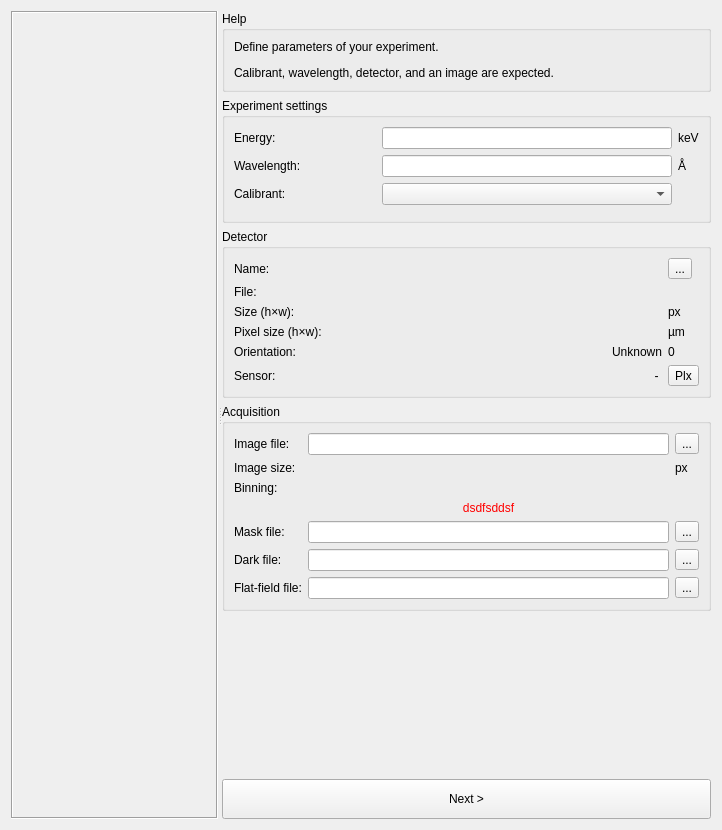
<?xml version="1.0" encoding="UTF-8"?>
<ui version="4.0">
 <class>Form</class>
 <widget class="QWidget" name="Form">
  <property name="geometry">
   <rect>
    <x>0</x>
    <y>0</y>
    <width>722</width>
    <height>830</height>
   </rect>
  </property>
  <property name="windowTitle">
   <string>Experiment settings</string>
  </property>
  <layout class="QHBoxLayout" name="horizontalLayout">
   <item>
    <widget class="QSplitter" name="splitter">
     <property name="orientation">
      <enum>Qt::Horizontal</enum>
     </property>
     <widget class="QFrame" name="_imageHolder">
      <property name="frameShape">
       <enum>QFrame::Box</enum>
      </property>
      <property name="frameShadow">
       <enum>QFrame::Sunken</enum>
      </property>
      <property name="lineWidth">
       <number>1</number>
      </property>
     </widget>
     <widget class="QWidget" name="widget" native="true">
      <layout class="QVBoxLayout" name="verticalLayout_3">
       <property name="leftMargin">
        <number>0</number>
       </property>
       <property name="topMargin">
        <number>0</number>
       </property>
       <property name="rightMargin">
        <number>0</number>
       </property>
       <property name="bottomMargin">
        <number>0</number>
       </property>
       <item>
        <widget class="QGroupBox" name="groupBox_8">
         <property name="sizePolicy">
          <sizepolicy hsizetype="Preferred" vsizetype="Fixed">
           <horstretch>0</horstretch>
           <verstretch>0</verstretch>
          </sizepolicy>
         </property>
         <property name="title">
          <string>Help</string>
         </property>
         <layout class="QVBoxLayout" name="verticalLayout_12">
          <item>
           <widget class="QLabel" name="label_40">
            <property name="text">
             <string>&lt;html&gt;&lt;head/&gt;&lt;body&gt;&lt;p&gt;Define parameters of your experiment.&lt;/p&gt;&lt;p&gt;Calibrant, wavelength, detector, and an image are expected.&lt;/p&gt;&lt;/body&gt;&lt;/html&gt;</string>
            </property>
            <property name="wordWrap">
             <bool>true</bool>
            </property>
           </widget>
          </item>
         </layout>
        </widget>
       </item>
       <item>
        <widget class="QGroupBox" name="groupBox">
         <property name="title">
          <string>Experiment settings</string>
         </property>
         <layout class="QGridLayout" name="gridLayout_2">
          <item row="5" column="0">
           <widget class="QLabel" name="label_6">
            <property name="text">
             <string>Calibrant:</string>
            </property>
           </widget>
          </item>
          <item row="1" column="3">
           <widget class="QLabel" name="_wavelengthUnit">
            <property name="sizePolicy">
             <sizepolicy hsizetype="Fixed" vsizetype="Preferred">
              <horstretch>0</horstretch>
              <verstretch>0</verstretch>
             </sizepolicy>
            </property>
            <property name="text">
             <string>Å</string>
            </property>
           </widget>
          </item>
          <item row="1" column="0">
           <widget class="QLabel" name="label_3">
            <property name="text">
             <string>Wavelength:</string>
            </property>
            <property name="buddy">
             <cstring>_wavelength</cstring>
            </property>
           </widget>
          </item>
          <item row="1" column="1" colspan="2">
           <widget class="QuantityEdit" name="_wavelength">
            <property name="text">
             <string/>
            </property>
            <property name="alignment">
             <set>Qt::AlignRight|Qt::AlignTrailing|Qt::AlignVCenter</set>
            </property>
           </widget>
          </item>
          <item row="0" column="3">
           <widget class="QLabel" name="_energyUnit">
            <property name="sizePolicy">
             <sizepolicy hsizetype="Fixed" vsizetype="Preferred">
              <horstretch>0</horstretch>
              <verstretch>0</verstretch>
             </sizepolicy>
            </property>
            <property name="text">
             <string>keV</string>
            </property>
           </widget>
          </item>
          <item row="5" column="1" colspan="2">
           <widget class="CalibrantSelector2" name="_calibrant"/>
          </item>
          <item row="0" column="1" colspan="2">
           <widget class="QuantityEdit" name="_energy">
            <property name="text">
             <string/>
            </property>
            <property name="alignment">
             <set>Qt::AlignRight|Qt::AlignTrailing|Qt::AlignVCenter</set>
            </property>
           </widget>
          </item>
          <item row="0" column="0">
           <widget class="QLabel" name="label_7">
            <property name="text">
             <string>Energy:</string>
            </property>
            <property name="buddy">
             <cstring>_energy</cstring>
            </property>
           </widget>
          </item>
          <item row="6" column="1" colspan="2">
           <widget class="CalibrantPreview" name="_calibrantPreview" native="true"/>
          </item>
         </layout>
         <zorder>_energy</zorder>
         <zorder>label_3</zorder>
         <zorder>_wavelengthUnit</zorder>
         <zorder>_energyUnit</zorder>
         <zorder>_wavelength</zorder>
         <zorder>label_7</zorder>
         <zorder>label_6</zorder>
         <zorder>_calibrant</zorder>
         <zorder>_calibrantPreview</zorder>
        </widget>
       </item>
       <item>
        <widget class="QGroupBox" name="groupBox_3">
         <property name="title">
          <string>Detector</string>
         </property>
         <layout class="QGridLayout" name="gridLayout_3" columnstretch="0,1,0">
          <item row="0" column="0">
           <widget class="QLabel" name="label_9">
            <property name="text">
             <string>Name:</string>
            </property>
           </widget>
          </item>
          <item row="0" column="1">
           <widget class="DetectorLabel" name="_detectorLabel">
            <property name="text">
             <string/>
            </property>
            <property name="alignment">
             <set>Qt::AlignCenter</set>
            </property>
            <property name="textInteractionFlags">
             <set>Qt::LinksAccessibleByMouse|Qt::TextSelectableByMouse</set>
            </property>
           </widget>
          </item>
          <item row="0" column="2">
           <widget class="QToolButton" name="_customDetector">
            <property name="text">
             <string>...</string>
            </property>
           </widget>
          </item>
          <item row="1" column="0">
           <widget class="QLabel" name="_detectorFileDescriptionTitle">
            <property name="toolTip">
             <string>File describing this detector</string>
            </property>
            <property name="text">
             <string>File:</string>
            </property>
            <property name="buddy">
             <cstring>_image</cstring>
            </property>
           </widget>
          </item>
          <item row="1" column="1">
           <widget class="ElidedLabel" name="_detectorFileDescription">
            <property name="text">
             <string/>
            </property>
           </widget>
          </item>
          <item row="2" column="0">
           <widget class="QLabel" name="_detectorSizeLabel">
            <property name="toolTip">
             <string>Detector size without binning</string>
            </property>
            <property name="text">
             <string>Size (h×w):</string>
            </property>
           </widget>
          </item>
          <item row="2" column="1">
           <widget class="QLabel" name="_detectorSize">
            <property name="text">
             <string/>
            </property>
            <property name="alignment">
             <set>Qt::AlignRight|Qt::AlignTrailing|Qt::AlignVCenter</set>
            </property>
           </widget>
          </item>
          <item row="2" column="2">
           <widget class="QLabel" name="_detectorSizeUnit">
            <property name="text">
             <string>px</string>
            </property>
           </widget>
          </item>
          <item row="3" column="0">
           <widget class="QLabel" name="_detectorPixelSizeLabel">
            <property name="toolTip">
             <string>Detector pixel size without binning</string>
            </property>
            <property name="text">
             <string>Pixel size (h×w):</string>
            </property>
           </widget>
          </item>
          <item row="3" column="1">
           <widget class="QLabel" name="_detectorPixelSize">
            <property name="text">
             <string/>
            </property>
            <property name="alignment">
             <set>Qt::AlignRight|Qt::AlignTrailing|Qt::AlignVCenter</set>
            </property>
           </widget>
          </item>
          <item row="3" column="2">
           <widget class="QLabel" name="_detectorPixelSizeUnit">
            <property name="text">
             <string>µm</string>
            </property>
           </widget>
          </item>
          <item row="4" column="0">
           <widget class="QLabel" name="_detectorOrientationLabel">
            <property name="toolTip">
             <string>Detector orientation</string>
            </property>
            <property name="text">
             <string>Orientation:</string>
            </property>
           </widget>
          </item>
          <item row="4" column="1">
           <widget class="QLabel" name="_detectorOrientationName">
            <property name="text">
             <string>Unknown</string>
            </property>
            <property name="alignment">
             <set>Qt::AlignRight|Qt::AlignTrailing|Qt::AlignVCenter</set>
            </property>
           </widget>
          </item>
          <item row="4" column="2">
           <widget class="QLabel" name="_detectorOrientationValue">
            <property name="text">
             <string>0</string>
            </property>
           </widget>
          </item>
          <item row="5" column="0">
           <widget class="QLabel" name="_detectorSensorLabel">
            <property name="toolTip">
             <string>Sensor material</string>
            </property>
            <property name="text">
             <string>Sensor:</string>
            </property>
           </widget>
          </item>
          <item row="5" column="1">
           <widget class="QLabel" name="_detectorSensorName">
            <property name="toolTip">
             <string>Sensor material &amp; thickness</string>
            </property>
            <property name="text">
             <string> - </string>
            </property>
            <property name="alignment">
             <set>Qt::AlignRight|Qt::AlignTrailing|Qt::AlignVCenter</set>
            </property>
           </widget>
          </item>
          <item row="5" column="2">
           <widget class="QToolButton" name="_detectorParallax">
            <property name="sizePolicy">
             <sizepolicy hsizetype="Fixed" vsizetype="Fixed">
              <horstretch>0</horstretch>
              <verstretch>0</verstretch>
             </sizepolicy>
            </property>
            <property name="toolTip">
             <string>&lt;html&gt;&lt;head/&gt;&lt;body&gt;&lt;p&gt;Correct geometry for parrallax effect (much slower).&lt;/p&gt;&lt;/body&gt;&lt;/html&gt;</string>
            </property>
            <property name="text">
             <string>Plx</string>
            </property>
            <property name="checkable">
             <bool>true</bool>
            </property>
           </widget>
          </item>
         </layout>
        </widget>
       </item>
       <item>
        <widget class="QGroupBox" name="groupBox_2">
         <property name="title">
          <string>Acquisition</string>
         </property>
         <layout class="QGridLayout" name="gridLayout" columnstretch="0,0,0">
          <item row="3" column="1">
           <widget class="QLabel" name="_error">
            <property name="styleSheet">
             <string notr="true">QLabel {color:red}</string>
            </property>
            <property name="text">
             <string>dsdfsddsf</string>
            </property>
            <property name="alignment">
             <set>Qt::AlignCenter</set>
            </property>
           </widget>
          </item>
          <item row="0" column="2">
           <widget class="LoadImageToolButton" name="_imageLoader">
            <property name="toolTip">
             <string>Load an image to calibrate</string>
            </property>
            <property name="text">
             <string>...</string>
            </property>
           </widget>
          </item>
          <item row="0" column="0">
           <widget class="QLabel" name="label_2">
            <property name="text">
             <string>Image file:</string>
            </property>
            <property name="buddy">
             <cstring>_image</cstring>
            </property>
           </widget>
          </item>
          <item row="4" column="1">
           <widget class="FileEdit" name="_mask">
            <property name="text">
             <string/>
            </property>
           </widget>
          </item>
          <item row="1" column="2">
           <widget class="QLabel" name="_imageSizeUnit">
            <property name="text">
             <string>px</string>
            </property>
           </widget>
          </item>
          <item row="4" column="0">
           <widget class="QLabel" name="label_78">
            <property name="text">
             <string>Mask file:</string>
            </property>
           </widget>
          </item>
          <item row="4" column="2">
           <widget class="LoadImageToolButton" name="_maskLoader">
            <property name="toolTip">
             <string>Load a mask file</string>
            </property>
            <property name="text">
             <string>...</string>
            </property>
           </widget>
          </item>
          <item row="5" column="0">
           <widget class="QLabel" name="label_79">
            <property name="text">
             <string>Dark file:</string>
            </property>
           </widget>
          </item>
          <item row="5" column="1">
           <widget class="FileEdit" name="_dark">
            <property name="text">
             <string/>
            </property>
           </widget>
          </item>
          <item row="5" column="2">
           <widget class="LoadImageToolButton" name="_darkLoader">
            <property name="toolTip">
             <string>Load a dark current file</string>
            </property>
            <property name="text">
             <string>...</string>
            </property>
           </widget>
          </item>
          <item row="6" column="0">
           <widget class="QLabel" name="label_80">
            <property name="text">
             <string>Flat-field file:</string>
            </property>
           </widget>
          </item>
          <item row="6" column="1">
           <widget class="FileEdit" name="_flat">
            <property name="text">
             <string/>
            </property>
           </widget>
          </item>
          <item row="6" column="2">
           <widget class="LoadImageToolButton" name="_flatLoader">
            <property name="toolTip">
             <string>Load a flat-field file</string>
            </property>
            <property name="text">
             <string>...</string>
            </property>
           </widget>
          </item>
          <item row="0" column="1">
           <widget class="FileEdit" name="_image">
            <property name="text">
             <string/>
            </property>
           </widget>
          </item>
          <item row="1" column="0">
           <widget class="QLabel" name="_imageSizeLabel">
            <property name="text">
             <string>Image size:</string>
            </property>
           </widget>
          </item>
          <item row="1" column="1">
           <widget class="QLabel" name="_imageSize">
            <property name="text">
             <string/>
            </property>
            <property name="alignment">
             <set>Qt::AlignRight|Qt::AlignTrailing|Qt::AlignVCenter</set>
            </property>
           </widget>
          </item>
          <item row="2" column="0">
           <widget class="QLabel" name="_binningLabel">
            <property name="text">
             <string>Binning:</string>
            </property>
           </widget>
          </item>
          <item row="2" column="1">
           <widget class="QLabel" name="_binning">
            <property name="text">
             <string/>
            </property>
            <property name="alignment">
             <set>Qt::AlignRight|Qt::AlignTrailing|Qt::AlignVCenter</set>
            </property>
           </widget>
          </item>
         </layout>
        </widget>
       </item>
       <item>
        <spacer name="verticalSpacer">
         <property name="orientation">
          <enum>Qt::Vertical</enum>
         </property>
         <property name="sizeHint" stdset="0">
          <size>
           <width>20</width>
           <height>40</height>
          </size>
         </property>
        </spacer>
       </item>
       <item>
        <widget class="QPushButton" name="_nextStep">
         <property name="minimumSize">
          <size>
           <width>0</width>
           <height>40</height>
          </size>
         </property>
         <property name="text">
          <string>Next &gt;</string>
         </property>
        </widget>
       </item>
      </layout>
     </widget>
    </widget>
   </item>
  </layout>
 </widget>
 <customwidgets>
  <customwidget>
   <class>QuantityEdit</class>
   <extends>QLineEdit</extends>
   <header>pyFAI.gui.widgets.QuantityEdit</header>
  </customwidget>
  <customwidget>
   <class>FileEdit</class>
   <extends>QLineEdit</extends>
   <header>pyFAI.gui.widgets.FileEdit</header>
  </customwidget>
  <customwidget>
   <class>DetectorLabel</class>
   <extends>QLabel</extends>
   <header>pyFAI.gui.widgets.DetectorLabel</header>
  </customwidget>
  <customwidget>
   <class>LoadImageToolButton</class>
   <extends>QToolButton</extends>
   <header>pyFAI.gui.widgets.LoadImageToolButton</header>
  </customwidget>
  <customwidget>
   <class>CalibrantSelector2</class>
   <extends>QComboBox</extends>
   <header>pyFAI.gui.widgets.CalibrantSelector2</header>
  </customwidget>
  <customwidget>
   <class>CalibrantPreview</class>
   <extends>QWidget</extends>
   <header>pyFAI.gui.widgets.CalibrantPreview</header>
   <container>1</container>
  </customwidget>
  <customwidget>
   <class>ElidedLabel</class>
   <extends>QLabel</extends>
   <header>silx.gui.widgets.ElidedLabel</header>
  </customwidget>
 </customwidgets>
 <tabstops>
  <tabstop>_energy</tabstop>
  <tabstop>_wavelength</tabstop>
  <tabstop>_calibrant</tabstop>
  <tabstop>_customDetector</tabstop>
  <tabstop>_image</tabstop>
  <tabstop>_imageLoader</tabstop>
  <tabstop>_mask</tabstop>
  <tabstop>_maskLoader</tabstop>
  <tabstop>_dark</tabstop>
  <tabstop>_darkLoader</tabstop>
  <tabstop>_flat</tabstop>
  <tabstop>_flatLoader</tabstop>
  <tabstop>_nextStep</tabstop>
 </tabstops>
 <resources/>
 <connections/>
</ui>
